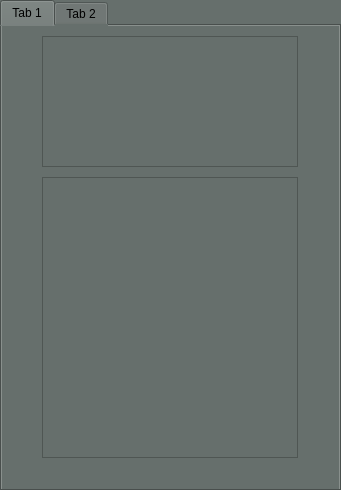
<?xml version="1.0" encoding="UTF-8"?>
<ui version="4.0">
 <class>BlindPrintSettings</class>
 <widget class="QMainWindow" name="BlindPrintSettings">
  <property name="geometry">
   <rect>
    <x>0</x>
    <y>0</y>
    <width>341</width>
    <height>490</height>
   </rect>
  </property>
  <property name="windowTitle">
   <string>MainWindow</string>
  </property>
  <property name="styleSheet">
   <string notr="true">background-color: rgb(102, 111, 108);</string>
  </property>
  <widget class="QWidget" name="centralwidget">
   <widget class="QTabWidget" name="tabWidget">
    <property name="geometry">
     <rect>
      <x>0</x>
      <y>0</y>
      <width>341</width>
      <height>491</height>
     </rect>
    </property>
    <property name="currentIndex">
     <number>0</number>
    </property>
    <widget class="QWidget" name="tab">
     <attribute name="title">
      <string>Tab 1</string>
     </attribute>
     <widget class="QGraphicsView" name="graphicsView">
      <property name="geometry">
       <rect>
        <x>40</x>
        <y>10</y>
        <width>256</width>
        <height>131</height>
       </rect>
      </property>
     </widget>
     <widget class="QTextBrowser" name="textBrowser">
      <property name="geometry">
       <rect>
        <x>40</x>
        <y>151</y>
        <width>256</width>
        <height>281</height>
       </rect>
      </property>
     </widget>
    </widget>
    <widget class="QWidget" name="tab_2">
     <attribute name="title">
      <string>Tab 2</string>
     </attribute>
     <widget class="QLineEdit" name="lineEdit_3">
      <property name="geometry">
       <rect>
        <x>250</x>
        <y>330</y>
        <width>71</width>
        <height>27</height>
       </rect>
      </property>
      <property name="styleSheet">
       <string notr="true">background-color: rgb(71, 94, 87);</string>
      </property>
     </widget>
     <widget class="QRadioButton" name="radioButton">
      <property name="geometry">
       <rect>
        <x>30</x>
        <y>170</y>
        <width>110</width>
        <height>25</height>
       </rect>
      </property>
      <property name="text">
       <string>letter only</string>
      </property>
     </widget>
     <widget class="QFontComboBox" name="fontComboBox">
      <property name="geometry">
       <rect>
        <x>20</x>
        <y>20</y>
        <width>181</width>
        <height>27</height>
       </rect>
      </property>
      <property name="styleSheet">
       <string notr="true">background-color: rgb(218, 188, 154);</string>
      </property>
     </widget>
     <widget class="QPushButton" name="push_button_translate_it">
      <property name="geometry">
       <rect>
        <x>10</x>
        <y>330</y>
        <width>171</width>
        <height>27</height>
       </rect>
      </property>
      <property name="styleSheet">
       <string notr="true">background-color: rgb(181, 131, 90);</string>
      </property>
      <property name="text">
       <string>set current position</string>
      </property>
     </widget>
     <widget class="QLineEdit" name="lineEdit_2">
      <property name="geometry">
       <rect>
        <x>30</x>
        <y>280</y>
        <width>291</width>
        <height>27</height>
       </rect>
      </property>
      <property name="styleSheet">
       <string notr="true">background-color: rgb(71, 94, 87);</string>
      </property>
     </widget>
     <widget class="QCheckBox" name="checkBox">
      <property name="geometry">
       <rect>
        <x>20</x>
        <y>250</y>
        <width>171</width>
        <height>25</height>
       </rect>
      </property>
      <property name="styleSheet">
       <string notr="true">color: rgb(246, 245, 244);</string>
      </property>
      <property name="text">
       <string>cut custom symbols</string>
      </property>
     </widget>
     <widget class="QLCDNumber" name="lcdNumber">
      <property name="geometry">
       <rect>
        <x>30</x>
        <y>380</y>
        <width>71</width>
        <height>31</height>
       </rect>
      </property>
     </widget>
     <widget class="QToolButton" name="toolButton">
      <property name="geometry">
       <rect>
        <x>20</x>
        <y>120</y>
        <width>31</width>
        <height>31</height>
       </rect>
      </property>
      <property name="styleSheet">
       <string notr="true">background-color: rgb(205, 171, 143);</string>
      </property>
      <property name="text">
       <string>...</string>
      </property>
     </widget>
     <widget class="QRadioButton" name="radioButton_4">
      <property name="geometry">
       <rect>
        <x>170</x>
        <y>200</y>
        <width>110</width>
        <height>25</height>
       </rect>
      </property>
      <property name="text">
       <string>symbols only</string>
      </property>
     </widget>
     <widget class="QRadioButton" name="radioButton_2">
      <property name="geometry">
       <rect>
        <x>170</x>
        <y>170</y>
        <width>141</width>
        <height>25</height>
       </rect>
      </property>
      <property name="text">
       <string>letter and digit</string>
      </property>
     </widget>
     <widget class="QLabel" name="label_3">
      <property name="geometry">
       <rect>
        <x>110</x>
        <y>390</y>
        <width>67</width>
        <height>19</height>
       </rect>
      </property>
      <property name="text">
       <string> words</string>
      </property>
     </widget>
     <widget class="QRadioButton" name="radioButton_3">
      <property name="geometry">
       <rect>
        <x>30</x>
        <y>200</y>
        <width>110</width>
        <height>25</height>
       </rect>
      </property>
      <property name="text">
       <string>full text</string>
      </property>
     </widget>
     <widget class="QLabel" name="label">
      <property name="geometry">
       <rect>
        <x>70</x>
        <y>130</y>
        <width>221</width>
        <height>21</height>
       </rect>
      </property>
      <property name="styleSheet">
       <string notr="true">background-color: rgb(71, 94, 87);</string>
      </property>
      <property name="text">
       <string>Text path</string>
      </property>
     </widget>
     <widget class="QLabel" name="label_2">
      <property name="geometry">
       <rect>
        <x>20</x>
        <y>80</y>
        <width>191</width>
        <height>19</height>
       </rect>
      </property>
      <property name="styleSheet">
       <string notr="true">color: rgb(255, 255, 255);</string>
      </property>
      <property name="text">
       <string> Download text file</string>
      </property>
     </widget>
     <widget class="QComboBox" name="comboBox">
      <property name="geometry">
       <rect>
        <x>200</x>
        <y>20</y>
        <width>51</width>
        <height>27</height>
       </rect>
      </property>
      <property name="styleSheet">
       <string notr="true">background-color: rgb(218, 188, 154);</string>
      </property>
     </widget>
     <widget class="QPushButton" name="pushButton">
      <property name="geometry">
       <rect>
        <x>240</x>
        <y>410</y>
        <width>88</width>
        <height>27</height>
       </rect>
      </property>
      <property name="styleSheet">
       <string notr="true">background-color: rgb(152, 106, 68);</string>
      </property>
      <property name="text">
       <string>Back</string>
      </property>
     </widget>
    </widget>
   </widget>
  </widget>
 </widget>
 <resources/>
 <connections/>
</ui>
